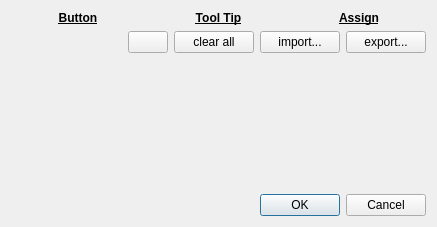
<?xml version="1.0" encoding="UTF-8"?>
<ui version="4.0">
 <class>pqCustomViewButtonDialog</class>
 <widget class="QDialog" name="pqCustomViewButtonDialog">
  <property name="geometry">
   <rect>
    <x>0</x>
    <y>0</y>
    <width>437</width>
    <height>227</height>
   </rect>
  </property>
  <property name="sizePolicy">
   <sizepolicy hsizetype="Preferred" vsizetype="Fixed">
    <horstretch>0</horstretch>
    <verstretch>0</verstretch>
   </sizepolicy>
  </property>
  <property name="windowTitle">
   <string>Configure custom view buttons</string>
  </property>
  <layout class="QVBoxLayout" name="verticalLayout">
   <item>
    <layout class="QGridLayout" name="gridLayout">
     <item row="0" column="1">
      <widget class="QLabel" name="label_8">
       <property name="font">
        <font>
         <weight>75</weight>
         <bold>true</bold>
         <underline>true</underline>
        </font>
       </property>
       <property name="text">
        <string>Tool Tip</string>
       </property>
       <property name="alignment">
        <set>Qt::AlignCenter</set>
       </property>
      </widget>
     </item>
     <item row="0" column="2">
      <widget class="QLabel" name="label_9">
       <property name="font">
        <font>
         <weight>75</weight>
         <bold>true</bold>
         <underline>true</underline>
        </font>
       </property>
       <property name="text">
        <string>Assign</string>
       </property>
       <property name="alignment">
        <set>Qt::AlignCenter</set>
       </property>
      </widget>
     </item>
     <item row="0" column="0">
      <widget class="QLabel" name="label_7">
       <property name="font">
        <font>
         <weight>75</weight>
         <bold>true</bold>
         <underline>true</underline>
        </font>
       </property>
       <property name="text">
        <string>Button</string>
       </property>
       <property name="alignment">
        <set>Qt::AlignCenter</set>
       </property>
      </widget>
     </item>
    </layout>
   </item>
   <item>
    <layout class="QHBoxLayout" name="horizontalLayout">
     <item>
      <spacer name="horizontalSpacer">
       <property name="orientation">
        <enum>Qt::Horizontal</enum>
       </property>
       <property name="sizeHint" stdset="0">
        <size>
         <width>40</width>
         <height>20</height>
        </size>
       </property>
      </spacer>
     </item>
     <item>
      <widget class="QPushButton" name="add">
       <property name="toolTip">
        <string>Add new custom view button</string>
       </property>
       <property name="text">
        <string/>
       </property>
       <property name="icon">
        <iconset resource="../../../Widgets/Resources/QtWidgets.qrc">
         <normaloff>:/QtWidgets/Icons/pqPlus16.png</normaloff>:/QtWidgets/Icons/pqPlus16.png</iconset>
       </property>
      </widget>
     </item>
     <item>
      <widget class="QPushButton" name="clearAll">
       <property name="text">
        <string>clear all</string>
       </property>
      </widget>
     </item>
     <item>
      <widget class="QPushButton" name="importAll">
       <property name="text">
        <string>import...</string>
       </property>
      </widget>
     </item>
     <item>
      <widget class="QPushButton" name="exportAll">
       <property name="text">
        <string>export...</string>
       </property>
      </widget>
     </item>
    </layout>
   </item>
   <item>
    <spacer name="verticalSpacer">
     <property name="orientation">
      <enum>Qt::Vertical</enum>
     </property>
     <property name="sizeHint" stdset="0">
      <size>
       <width>20</width>
       <height>17</height>
      </size>
     </property>
    </spacer>
   </item>
   <item>
    <widget class="QDialogButtonBox" name="buttonBox">
     <property name="standardButtons">
      <set>QDialogButtonBox::Cancel|QDialogButtonBox::Ok</set>
     </property>
    </widget>
   </item>
  </layout>
 </widget>
 <resources>
  <include location="../../../Widgets/Resources/QtWidgets.qrc"/>
 </resources>
 <connections>
  <connection>
   <sender>buttonBox</sender>
   <signal>accepted()</signal>
   <receiver>pqCustomViewButtonDialog</receiver>
   <slot>accept()</slot>
   <hints>
    <hint type="sourcelabel">
     <x>218</x>
     <y>211</y>
    </hint>
    <hint type="destinationlabel">
     <x>218</x>
     <y>113</y>
    </hint>
   </hints>
  </connection>
  <connection>
   <sender>buttonBox</sender>
   <signal>rejected()</signal>
   <receiver>pqCustomViewButtonDialog</receiver>
   <slot>reject()</slot>
   <hints>
    <hint type="sourcelabel">
     <x>218</x>
     <y>211</y>
    </hint>
    <hint type="destinationlabel">
     <x>218</x>
     <y>113</y>
    </hint>
   </hints>
  </connection>
 </connections>
</ui>
